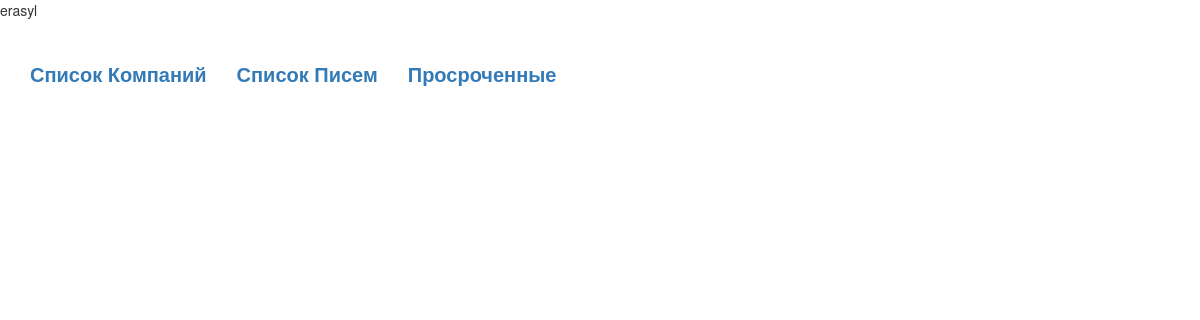
The page /expired_list/ (signed in) on the database as committed earlier.
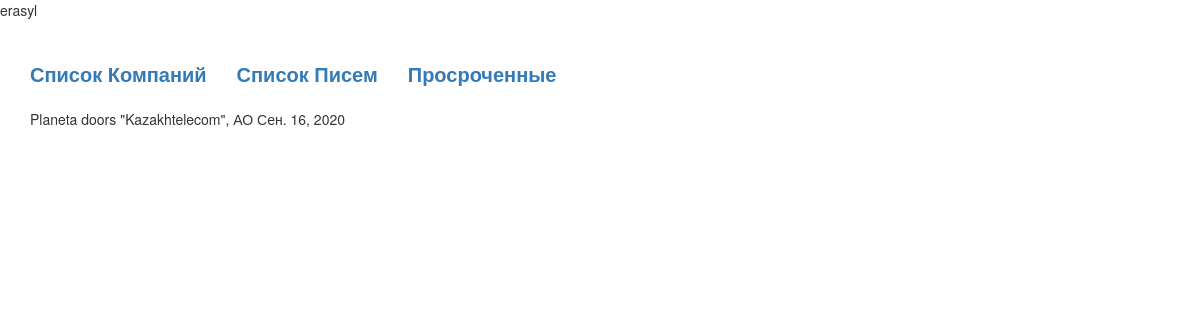
The same page on the database as committed later.
### blog/models.py (models this page shows, shortened)
class Dogovor(models.Model):
    created_at = models.DateField(auto_now_add=True, null=True,)
    init = models.ForeignKey(Worker, on_delete=models.CASCADE, verbose_name='Инициатор', default='')
    own_company = models.ForeignKey(OwnCompany, on_delete=models.CASCADE, null=True, verbose_name='Сторона 1')
    signer_one = models.CharField('Подписант 1', max_length=1, choices=signer_choice, default='1')
    side_two = models.ForeignKey(Entity, on_delete=models.CASCADE, null=True, verbose_name='Сторона 2', related_name='Side 2+')
    signer_two = models.CharField('Подписант 2', max_length=1, choices=signer_choice, default='1')
    side_three = models.ForeignKey(Entity, on_delete=models.CASCADE, null=True, blank=True, verbose_name='Сторона 3', related_name='Side 3+')
    signer_three = models.CharField('Подписант 3', max_length=1, choices=signer_choice, blank=True, default='1')
    number = models.IntegerField('Номер Договора')
    originity = models.CharField('Имеется Оригинал', max_length=1, choices=resident_choice, default='1')
    renew = models.CharField('Авто Продление', max_length=1, choices=resident_choice, default='1')
    date_start = models.DateField('Дата Договора', null=True)
    date_end = models.DateField('Окончание Договора', null=True)
    upload_file = models.FileField(null=True, blank=True, upload_to=file_path)
    subs = models.ForeignKey(Sub, on_delete=models.CASCADE, null=True, blank= True, verbose_name='Допника')
    status = models.CharField('Статус', max_length=20, default='current', editable=False)
    upload_file2 = models.FileField(null=True, blank=True, upload_to=file_path)
    upload_file3 = models.FileField(null=True, blank=True, upload_to=file_path)
    upload_file4 = models.FileField(null=True, blank=True, upload_to=file_path)
    upload_file5 = models.FileField(null=True, blank=True, upload_to=file_path)

class OwnCompany(models.Model):
    name = models.CharField('Название Юр. Лица', max_length=200)
    ebin = models.CharField('БИН РК', max_length=12, blank=True)
    def __str__(self):
        return self.name

class Entity(models.Model):
    name = models.CharField('Название Юр. Лица', max_length=200)
    side_one = models.CharField('Резидент РК', max_length=1, choices=resident_choice, default='1')
    ebin = models.CharField('БИН РК', max_length=12, blank=True)
    etype = models.CharField('Тип организаций', max_length=1, choices=entity_type)
    ebin2 = models.CharField('Иностранный Номер', max_length=200, blank=True)
    def __str__(self):
        return '"' + self.name +'", ' + self.get_etype_display()

### blog/views.py (the view)
# urls.py: path('expired_list/', views.expired_list, name='expired_list'),
def expired_list(request):
    dogovora = Dogovor.objects.all()
    now = datetime.now().date()
    spisok = []
    for dog in dogovora:
        if(now - dog.date_end >= now - now ):
            spisok.append(dog.id)
    dogovors = Dogovor.objects.filter(id__in = spisok)
    context = {
        'dogovors': dogovors
    }
    return render(request, 'blog/expired_list.html', context)

### blog/templates/blog/expired_list.html
{% extends 'blog/base.html' %}
{% block content %}
    {% for dogovor in dogovors %}
        {{ dogovor.own_company }}
        {{ dogovor.side_two }}
        {{ dogovor.date_end }} <br>
    {% endfor %}
{% endblock %}

Rows that differ between the two databases and show on the page:
added Dogovor: own_company "Planeta doors", side_two "\"Kazakhtelecom\", АО", date_end "Сен. 16, 2020"
